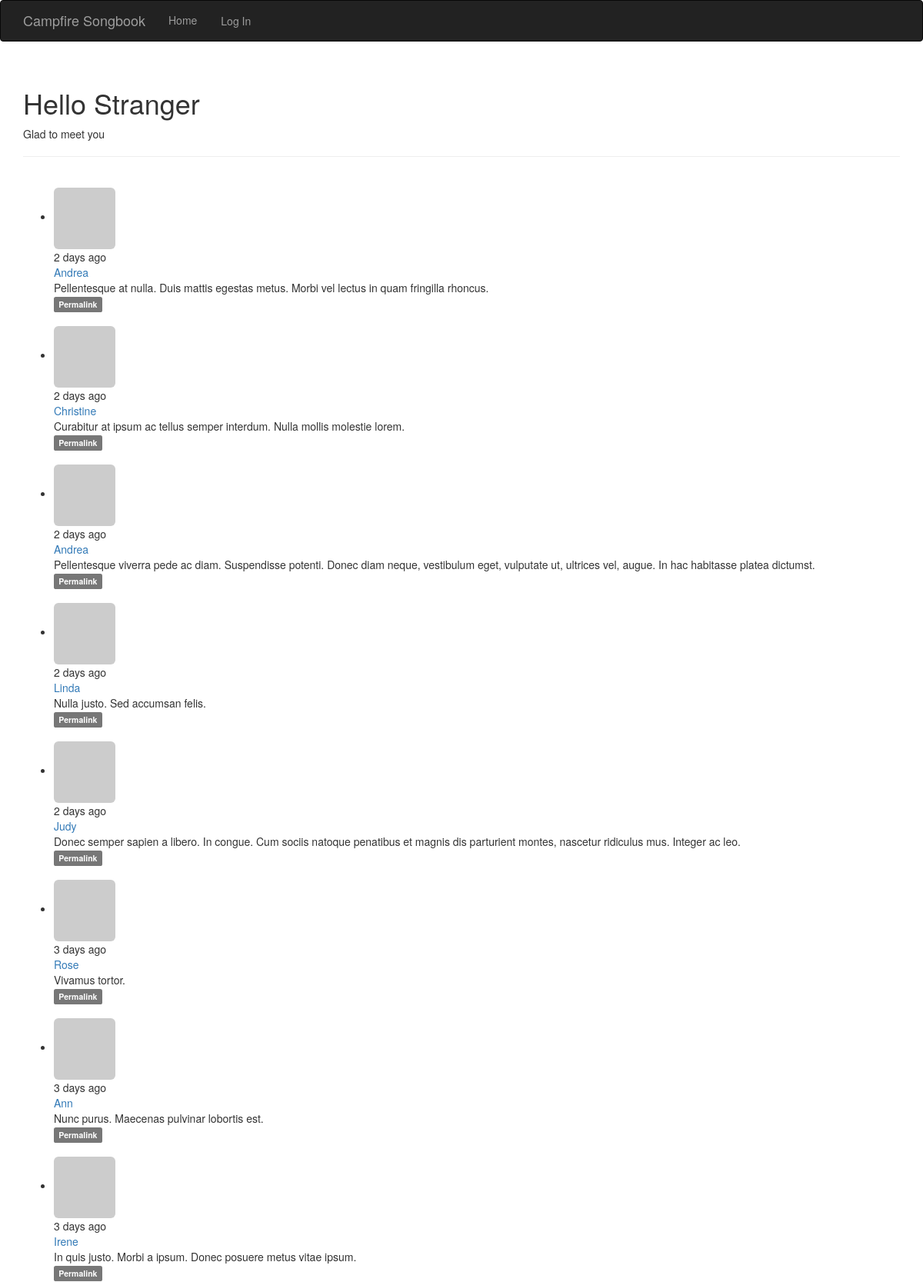
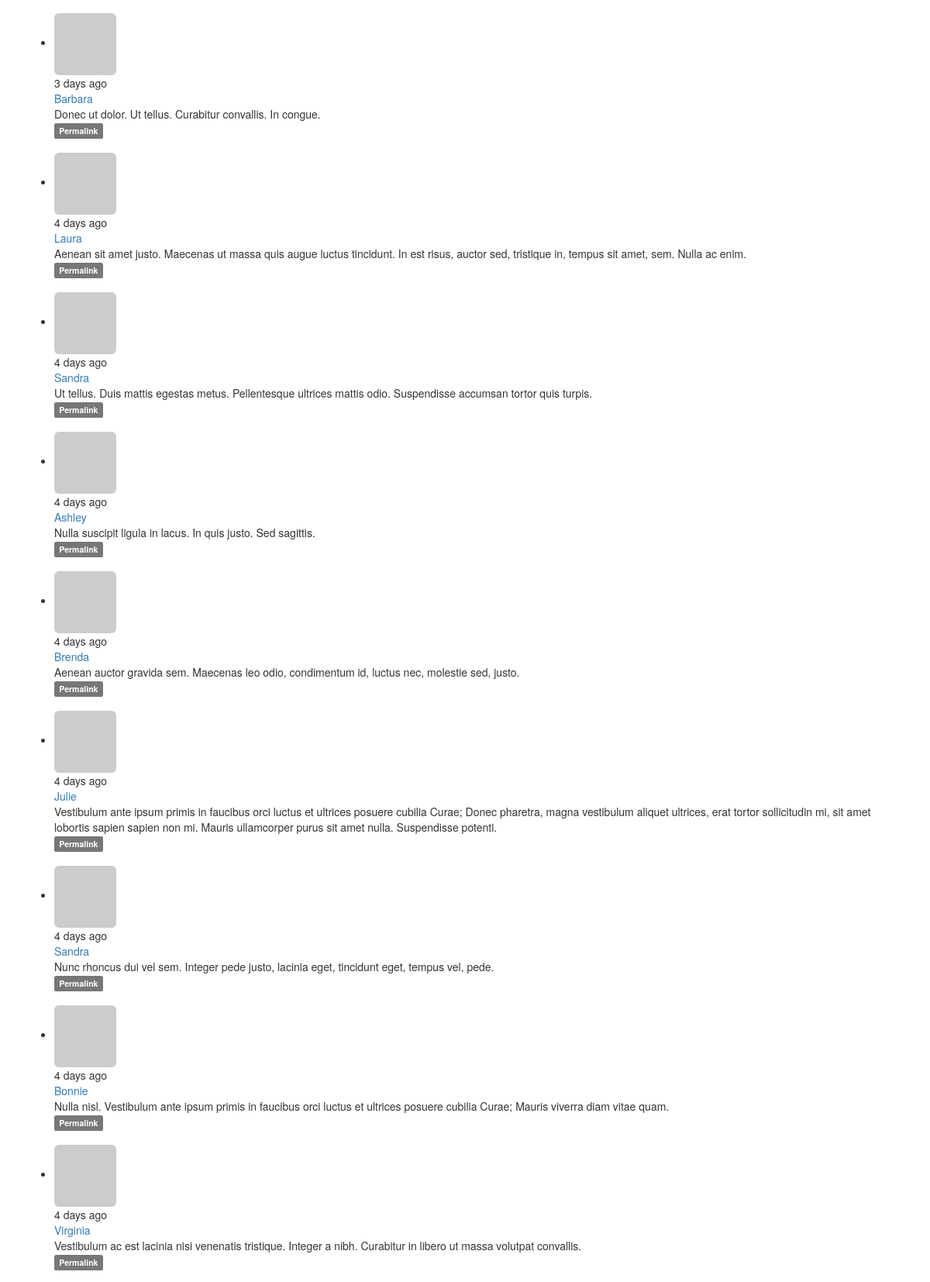
The page / (upper part) on the database its author committed (2 pictures, top to bottom).
### app/models.py (models this page shows, shortened)
class Post(db.Model):
    __tablename__ = 'posts'
    id = db.Column(db.Integer, primary_key=True)
    timestamp = db.Column(db.DateTime, default=datetime.utcnow)
    body = db.Column(db.Text)
    author_id = db.Column(db.Integer, db.ForeignKey('users.id'))

class User(UserMixin, db.Model):
    __tablename__ = 'users'
    id = db.Column(db.Integer, primary_key=True)
    email = db.Column(db.String(64), unique=True, index=True)
    username = db.Column(db.String(64), unique=True, index=True)
    name = db.Column(db.String(64), unique=True, index=True)
    role_id = db.Column(db.Integer, db.ForeignKey('roles.id'))
    location = db.Column(db.String(64))
    about_me = db.Column(db.Text)
    password_hash = db.Column(db.String(128))
    confirmed = db.Column(db.Boolean, default=False)
    avatar_hash = db.Column(db.String(32))
    posts = db.relationship('Post', backref='author', lazy='dynamic')
    member_since = db.Column(db.DateTime(), default=datetime.utcnow)
    last_seen = db.Column(db.DateTime(), default=datetime.utcnow)
    followed = db.relationship('Follow', foreign_keys=[Follow.follower_id],
        backref=db.backref('follower', lazy=True), lazy='dynamic',
        cascade='all, delete-orphan')
    followers = db.relationship('Follow', foreign_keys=[Follow.followed_id],
        backref=db.backref('followed', lazy='joined'), lazy='dynamic',
        cascade='all, delete-orphan')
    def gravatar(self, size=100, default='identicon', rating='g'):
        if request.is_secure:
            url = 'https://www.gravatar.com/avatar'
        else:
            url = 'http://www.gravatar.com/avatar'
        if self.avatar_hash is None:
            avatar_hash_maker()
        return '{url}/{avatar_hash}?s={size}&d={default}&r={rating}'.format(
            url=url, avatar_hash=self.avatar_hash, size=size, default=default, rating=rating)
    @property
    def password(self):
        raise AttributeError('Password is not a readable attribute')

### app/main/views.py (the view)
@main.route('/', methods=['GET', 'POST'])
def index():
    form = PostForm()
    if current_user.can(Permission.WRITE_ARTICLES) and \
            form.validate_on_submit():
        post = Post(body=form.body.data, author=current_user._get_current_object())
        db.session.add(post)
        return redirect(url_for('.index'))
    page = request.args.get('page', 1, type=int)
    pagination = Post.query.order_by(Post.timestamp.desc()).paginate(
        page, per_page=current_app.config['SONGBOOK_POSTS_PER_PAGE'], error_out=False)
    posts = pagination.items
    return render_template('index.html', form=form, posts=posts, pagination=pagination)

### app/auth/views.py (called while the page is built)
@auth.before_app_request
def before_request():
    if current_user.is_authenticated:
        current_user.ping()
        if not current_user.confirmed and request.endpoint[:5] != 'auth.':
            return redirect(url_for('auth.unconfirmed'))

### app/main/__init__.py (called while the page is built)
@main.app_context_processor
def inject_permissions():
    return dict(Permission=Permission)

### app/models.py (called while the page is built)
    def can(self, permissions):
        return False

    def is_administrator(self):
        return False

### app/templates/index.html (shortened to what this page needs)
{% extends "base.html" %}
{% import "bootstrap/wtf.html" as wtf %}
{% import "_macros.html" as macros %}
{% block page_content %}
<div class='page-header'>
    <h1>Hello {% if current_user.is_authenticated %}{{ current_user.username }}{% else %}Stranger{% endif %}</h1>
    {% if not known %}
    <p>Glad to meet you</p>
    {% else %}
    <p>Glad to see you back</p>
    {% endif %}
</div>
<br>
{% include '_posts.html' %}
{% endblock page_content %}

### app/templates/_posts.html (shortened to what this page needs)
<ul class="posts">
    {% for post in posts %}
        <li class="post">
            <div class="profile-thumbnail">
                <a href="{{ url_for('.user', username=post.author.username) }}">
                    <img class="img-rounded profile-thumbnail" src="{{ post.author.gravatar(size=40) }}" alt="author_icon">
                </a>
            </div>
            <div class="post-content">
                <div class="post-date">
                    {{ moment(post.timestamp).fromNow() }}
                </div>
                <div class="post-author">
                    <a href="{{ url_for('.user', username=post.author.username) }}">
                        {{ post.author.username }}
                    </a>
                </div>
                <div class="post-body">
                    {{ post.body }}
                    <div class="post-footer">
                        <a href="{{ url_for('.post', id=post.id) }}">
                            <span class="label label-default">Permalink</span>
                        </a>
                    </div>
                </div>
            </div>
        </li>
        <br>
    {% endfor %}
</ul>

### rows shown on the page
Post: timestamp "2 days ago", author.username "Andrea", body "Pellentesque at nulla. Duis mattis egestas metus. Morbi vel lectus in quam fringilla rhoncus."
Post: timestamp "2 days ago", author.username "Christine", body "Curabitur at ipsum ac tellus semper interdum. Nulla mollis molestie lorem."
Post: timestamp "2 days ago", author.username "Andrea", body "Pellentesque viverra pede ac diam. Suspendisse potenti. Donec diam neque, vestibulum eget, vulputate ut, ultrices vel, augue. In hac habitasse platea dictumst."
Post: timestamp "2 days ago", author.username "Linda", body "Nulla justo. Sed accumsan felis."
Post: timestamp "2 days ago", author.username "Judy", body "Donec semper sapien a libero. In congue. Cum sociis natoque penatibus et magnis dis parturient montes, nascetur ridiculus mus. Integer ac leo."
Post: timestamp "3 days ago", author.username "Rose", body "Vivamus tortor."
Post: timestamp "3 days ago", author.username "Ann", body "Nunc purus. Maecenas pulvinar lobortis est."
Post: timestamp "3 days ago", author.username "Irene", body "In quis justo. Morbi a ipsum. Donec posuere metus vitae ipsum."
Post: timestamp "3 days ago", author.username "Barbara", body "Donec ut dolor. Ut tellus. Curabitur convallis. In congue."
Post: timestamp "4 days ago", author.username "Laura", body "Aenean sit amet justo. Maecenas ut massa quis augue luctus tincidunt. In est risus, auctor sed, tristique in, tempus sit amet, sem. Nulla ac enim."
Post: timestamp "4 days ago", author.username "Sandra", body "Ut tellus. Duis mattis egestas metus. Pellentesque ultrices mattis odio. Suspendisse accumsan tortor quis turpis."
Post: timestamp "4 days ago", author.username "Ashley", body "Nulla suscipit ligula in lacus. In quis justo. Sed sagittis."
Post: timestamp "4 days ago", author.username "Brenda", body "Aenean auctor gravida sem. Maecenas leo odio, condimentum id, luctus nec, molestie sed, justo."
Post: timestamp "4 days ago", author.username "Julie", body "Vestibulum ante ipsum primis in faucibus orci luctus et ultrices posuere cubilia Curae; Donec pharetra, magna vestibulum aliquet ultrices, erat tortor sollicitudin mi, sit amet lobortis sapien sapien non mi. Mauris ullamcorper purus sit amet nulla. Suspendisse potenti."
Post: timestamp "4 days ago", author.username "Sandra", body "Nunc rhoncus dui vel sem. Integer pede justo, lacinia eget, tincidunt eget, tempus vel, pede."
Post: timestamp "4 days ago", author.username "Bonnie", body "Nulla nisl. Vestibulum ante ipsum primis in faucibus orci luctus et ultrices posuere cubilia Curae; Mauris viverra diam vitae quam."
Post: timestamp "4 days ago", author.username "Virginia", body "Vestibulum ac est lacinia nisi venenatis tristique. Integer a nibh. Curabitur in libero ut massa volutpat convallis."
